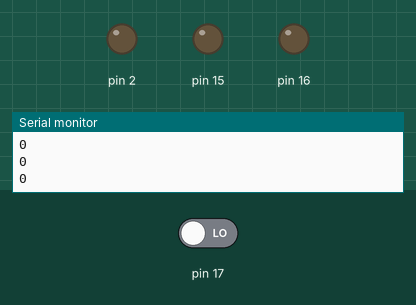
Bench run of a sketch on a simulated Arduino Uno, built with avr-gcc and run on an emulated ATmega328P. Parts: output pins drawn as LEDs (lit = HIGH), the last lines printed to the serial monitor. Dashed ring = blinking. Inputs (shaded band) come from the test bench; at power-on: pin 17 LOW.

Above: at 1.8 s.
1.9 s: pin 17 driven HIGH
At 2.05 s:
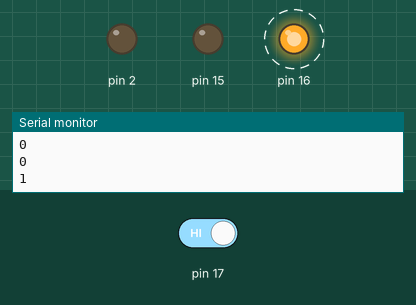
4.9 s: pin 17 driven LOW
At 5.7 s:
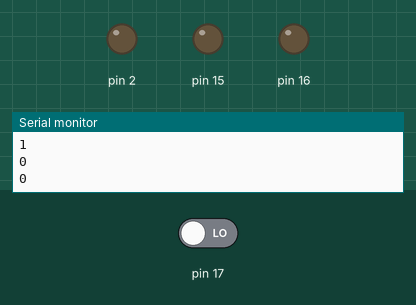
Timing chart, 0 to 7.9 s (numbered marks = the images above; inputs shaded):
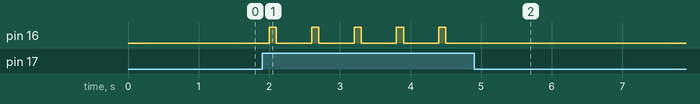

Measured:
- after the input at 1.9 s, pin 16: alternates HIGH for 0.10 s and LOW for 0.50 s, starting after 0.10 s
- after the input at 4.9 s, pin 16: stops changing and stays LOW

The sketch:

BodySensorAndRecorderPlay.ino
```cpp
void setup() {
  // put your setup code here, to run once:
  Serial.begin(115200);
  pinMode(17, INPUT);
  pinMode(16, OUTPUT);
  pinMode(15, OUTPUT);
  pinMode(2, OUTPUT);
}

void loop() {
  // put your main code here, to run repeatedly:
  int v = digitalRead(17);
  Serial.println(v);
  if(v==1){
    digitalWrite(16, HIGH);
    delay(100);
    digitalWrite(16, LOW);
  }
  delay(500);
}
```
